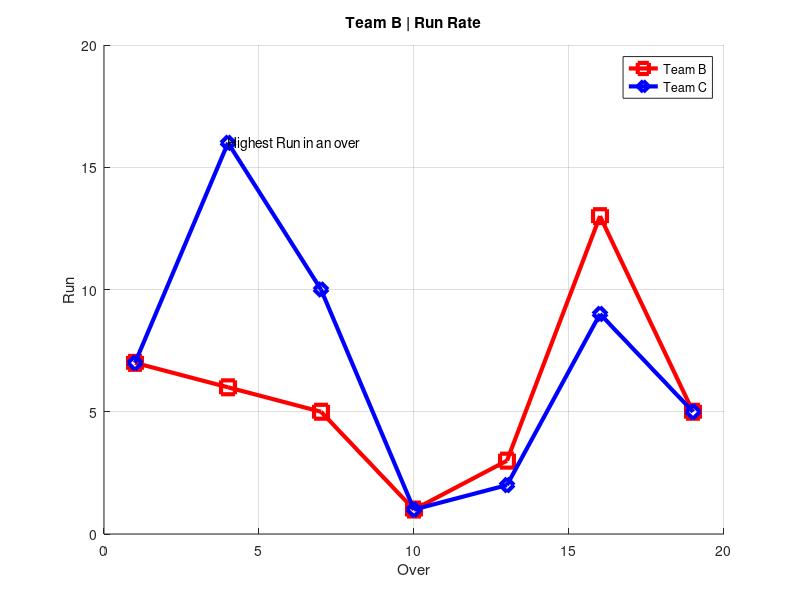

Write the MATLAB code that produced this figure.
%Data Visualization
%Plotting Data

A = [ 1 :3:20 ]
B = [ 7 6 5 1 3 13 5 ]
C = [ 7 16 10 1 2 9 5 ]


figure
hold on
plot(A,B,'-sr','Linewidth',3, 'Markersize',10)
plot(A,C,'-db','Linewidth',3, 'Markersize',10)
xlabel('Over')
ylabel('Run')
title('Team B | Run Rate')
grid on
legend ('Team B' , 'Team C')
axis([0 20 0 20 ])
text ( 4 , 16 , 'Highest Run in an over')